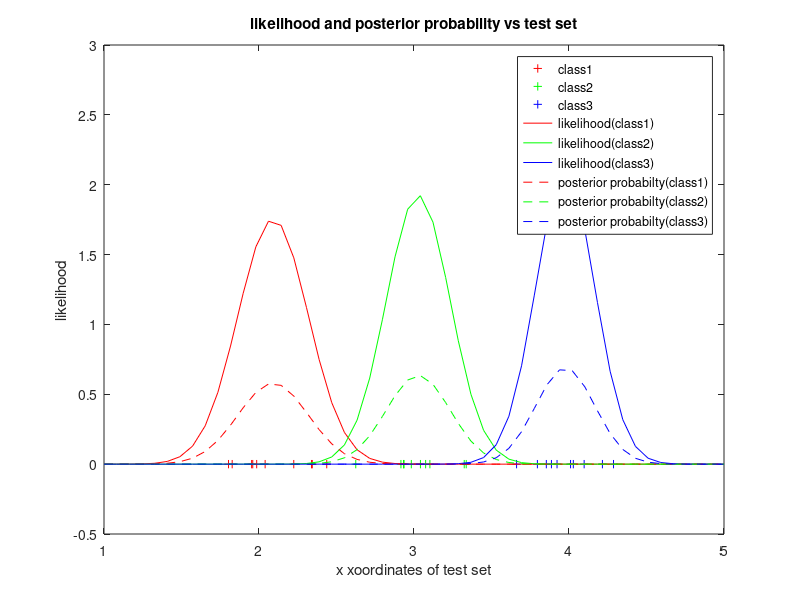
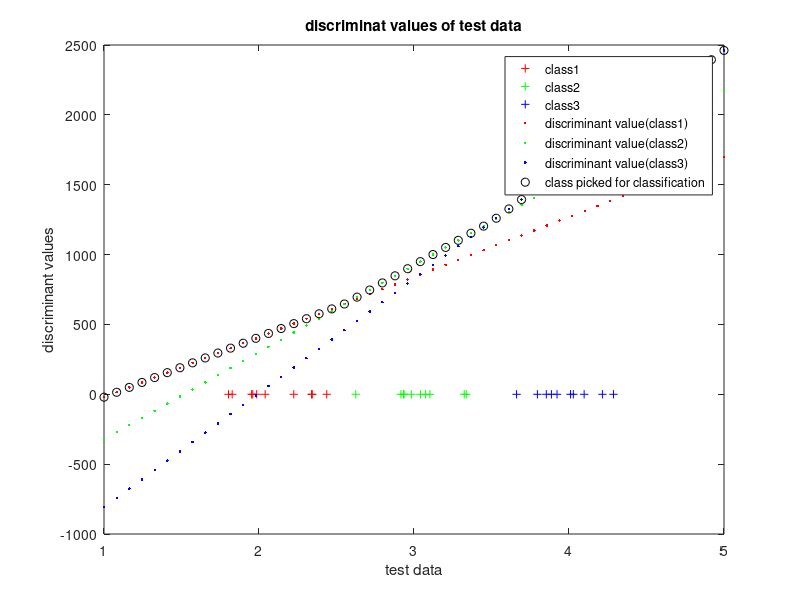

MATLAB code for these plots, in order:
    clear all;
    close all;
    clc;
    a = normrnd(2,0.2,[1 10]);
    b = normrnd(3,0.2,[1 10]);
    c = normrnd(4,0.2,[1 10]);
    
    mean_a=mean(a);
    mean_b=mean(b);
    mean_c=mean(c);
    
    sd_a=std(a);
    sd_b=std(b);
    sd_c=std(c);
    
    var_a=var(a);
    var_b=var(b);
    var_c=var(c);
    
    variance =(var_a+var_b+var_c)/27;%27=30-3=n-K
    
    temp = zeros(3,50);
    x= linspace(1,5,50);
    
    %calculation of h
    temp(1,:)=normpdf(x,mean_a,sd_a);
    temp(2,:)=normpdf(x,mean_b,sd_b);
    temp(3,:)=normpdf(x,mean_c,sd_c);
   
    frac=0.33;
    plot(a,zeros(1,10),'r+',b,zeros(1,10),'g+',c,zeros(1,10),'b+',x,temp(1,:),'r',x,temp(2,:),'g',x,temp(3,:),'b',x,temp(1,:)*frac,'--r',x,temp(2,:)*frac,'--g',x,temp(3,:)*frac,'--b');
    xlabel('x xoordinates of test set');
ylabel('likelihood');
ylim([-0.5 3]);
legend('class1','class2','class3','likelihood(class1)','likelihood(class2)','likelihood(class3)','posterior probabilty(class1)','posterior probabilty(class2)','posterior probabilty(class3)');
title('likelihood and posterior probability vs test set');
    hold on;
    %calculation of disc
    temp(1,:)=(x*mean_a)/variance-(mean_a^2)/(2*variance) + log(1/3);
    temp(2,:)=(x*mean_b)/variance-(mean_b^2)/(2*variance) + log(1/3);
    temp(3,:)=(x*mean_c)/variance-(mean_c^2)/(2*variance) + log(1/3);
    
    figure;
    plot(a,zeros(1,10),'r+',b,zeros(1,10),'g+',c,zeros(1,10),'b+',x,temp(1,:),'r.',x,temp(2,:),'g.',x,temp(3,:),'b.');
    hold on;
    
    maximum = zeros(1,50);
    for i = 1:50
       [maximum(1,i),~]= max(temp(:,i));
    end
    plot(x,maximum,'ko');
    hold on;

    xlabel('test data');
ylabel('discriminant values');
title('discriminat values of test data');
legend('class1','class2','class3','discriminant value(class1)','discriminant value(class2)','discriminant value(class3)','class picked for classification');